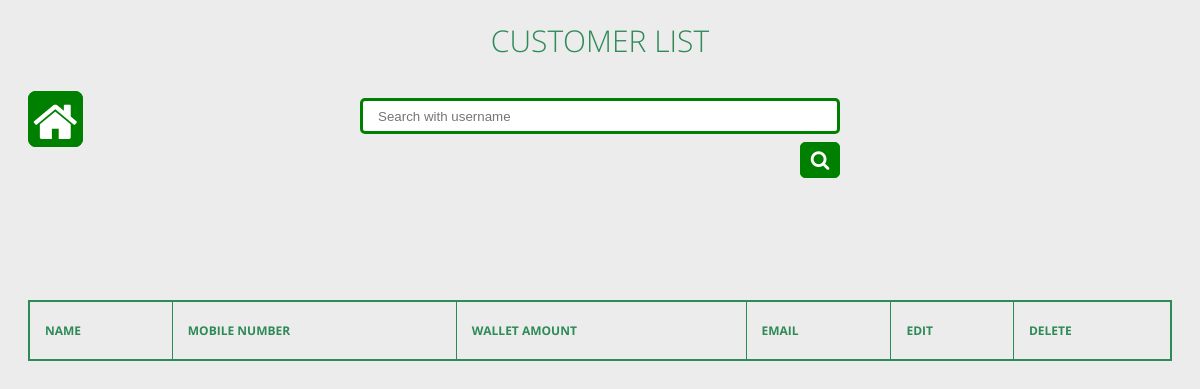
Page /customeruser (signed in) on the earlier database version.
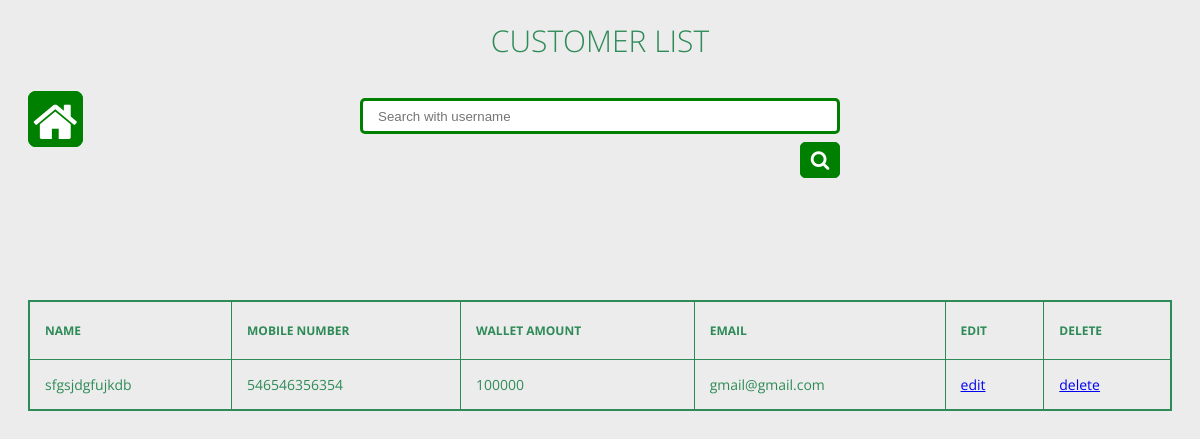
Same page on the later database version.
### app/models.py (models this page shows, shortened)
class CustomerUser(models.Model):
    user_name = models.CharField(max_length=150, null=True)
    mobile_no = models.CharField(max_length=25, null=True)
    wallet_amount = models.CharField(max_length=10, null=True)
    email_id = models.EmailField(max_length=60, null=True, blank=True)
    User_Id = models.AutoField(primary_key=True)

### app/decorators.py (the view)
	def wrapper_function(request, *args, **kwargs):
		group = None
		if request.user.groups.exists():
			group = request.user.groups.all()[0].name
		if group == 'staff':
			return redirect('home')
		if group == 'manager':
			return view_func(request, *args, **kwargs)
		if group==None:
			return HttpResponse('You are not authorized to view this page')

### app/views.py (called while the page is built)
@login_required
@manager_only
def customeruser(request):
    if 'q' in request.GET:
        q=request.GET['q']
        customerusers=CustomerUser.objects.filter(user_name__icontains=q)
    else:
        customerusers=CustomerUser.objects.all()
    return render(request,'app/customeruser.html' , {'customerusers':customerusers})

### app/templates/app/customeruser.html (shortened to what this page needs)
{% load static %}
<html lang="en">
<head>
    <link rel="stylesheet" href="{% static 'css/driver.css' %}">
    <link rel="stylesheet" href="{% static 'css/search.css' %}">
    <link rel="stylesheet" href="https://maxcdn.bootstrapcdn.com/font-awesome/4.4.0/css/font-awesome.min.css">
</head>
<body>
    <section>
        <h1>Customer List</h1><br>
          <a href="/" class="homebtn"><i class="fa fa-home fa-3x fa-inverse" aria-hidden="true" id="ic"></i></a>
        <br><br>
        <div class="wrap">
          <div class="search">
            <form method="GET">
              <input name="q" type="text" class="searchTerm" placeholder="Search with username">
              <br>
              <br>
              <button type="submit" class="searchButton">
                <i class="fa fa-search"></i>
             </button>
            </form>
          </div>
       </div>
       <br><br><br><br><br><br>
        <div class="tbl-content">
          <table cellpadding="0" cellspacing="0" border="1">
            <div class="tbl-header">
                <thead>
                    <tr>
                      <th>Name</th>
                      <th>Mobile number</th>
                      <th>Wallet amount</th>
                      <th>Email</th>
                      <th>Edit</th>
                      <th>Delete</th>
                    </tr>
                  </thead>
                </div>
            <tbody>
              {% for i in customerusers %}
            <tr>
              <td>{{ i.user_name }}</td>
              <td>{{ i.mobile_no }}</td>
              <td>{{ i.wallet_amount }}</td>
              <td>{{ i.email_id }}</td>
              <td><a href="{% url 'edituser' i.User_Id %}">edit</td>
                <td> <a href="{% url 'deletecustomer' i.User_Id %}">delete</a></td>
            </tr>
              {% endfor %}
            </tbody>
          </table>
        </div>
      </section>
</body>
</html>

Differences in the rows shown:
added CustomerUser: user_name "sfgsjdgfujkdb", mobile_no "546546356354", wallet_amount "100000", email_id "gmail@gmail.com"
